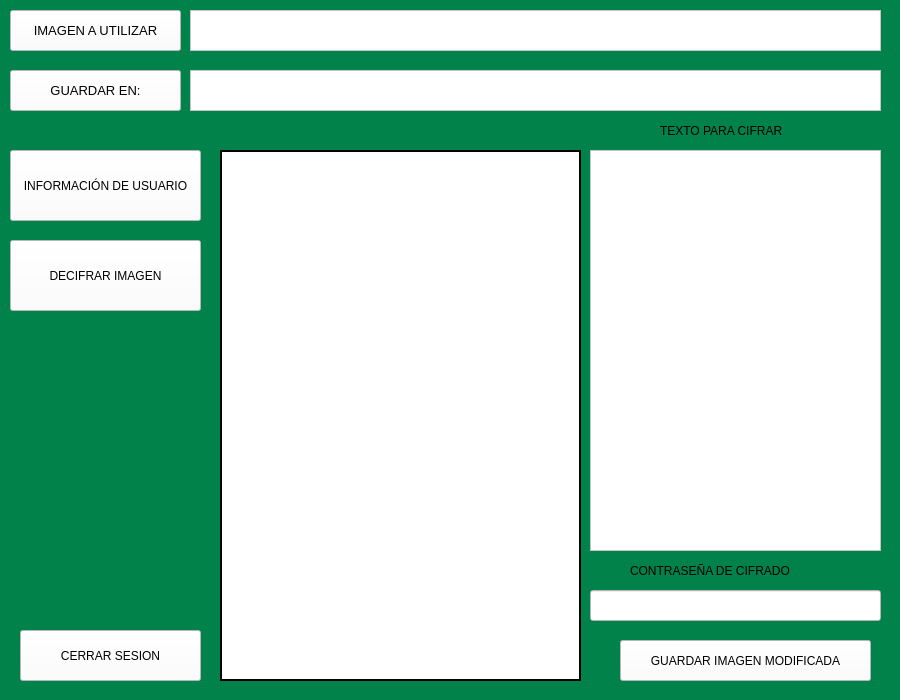
<?xml version="1.0" encoding="UTF-8"?>
<ui version="4.0">
 <class>MainWindow</class>
 <widget class="QMainWindow" name="MainWindow">
  <property name="geometry">
   <rect>
    <x>0</x>
    <y>0</y>
    <width>900</width>
    <height>700</height>
   </rect>
  </property>
  <property name="minimumSize">
   <size>
    <width>900</width>
    <height>700</height>
   </size>
  </property>
  <property name="maximumSize">
   <size>
    <width>900</width>
    <height>700</height>
   </size>
  </property>
  <property name="windowTitle">
   <string>CIFRAR USUARIO</string>
  </property>
  <property name="styleSheet">
   <string notr="true">
background-color: rgb(191, 191, 191);</string>
  </property>
  <widget class="QWidget" name="centralwidget">
   <widget class="QPushButton" name="cerrarsesion">
    <property name="geometry">
     <rect>
      <x>20</x>
      <y>630</y>
      <width>181</width>
      <height>51</height>
     </rect>
    </property>
    <property name="cursor">
     <cursorShape>PointingHandCursor</cursorShape>
    </property>
    <property name="styleSheet">
     <string notr="true">background-color: rgb(255, 255, 255);
font: 10pt &quot;MS Shell Dlg 2&quot;;

</string>
    </property>
    <property name="text">
     <string>CERRAR SESION</string>
    </property>
   </widget>
   <widget class="QPushButton" name="infousuario">
    <property name="geometry">
     <rect>
      <x>10</x>
      <y>150</y>
      <width>191</width>
      <height>71</height>
     </rect>
    </property>
    <property name="font">
     <font>
      <family>MS Shell Dlg 2</family>
      <pointsize>9</pointsize>
      <weight>50</weight>
      <italic>false</italic>
      <bold>false</bold>
     </font>
    </property>
    <property name="cursor">
     <cursorShape>PointingHandCursor</cursorShape>
    </property>
    <property name="styleSheet">
     <string notr="true">
font: 8.5pt &quot;MS Shell Dlg 2&quot;;
background-color: rgb(255, 255, 255);

</string>
    </property>
    <property name="text">
     <string>INFORMACIÓN DE USUARIO</string>
    </property>
   </widget>
   <widget class="QPushButton" name="decifrarimagenusuario">
    <property name="geometry">
     <rect>
      <x>10</x>
      <y>240</y>
      <width>191</width>
      <height>71</height>
     </rect>
    </property>
    <property name="cursor">
     <cursorShape>PointingHandCursor</cursorShape>
    </property>
    <property name="styleSheet">
     <string notr="true">background-color: rgb(255, 255, 255);
font: 10pt &quot;MS Shell Dlg 2&quot;;

</string>
    </property>
    <property name="text">
     <string>DECIFRAR IMAGEN</string>
    </property>
   </widget>
   <widget class="QPushButton" name="anadirarchivo_2">
    <property name="enabled">
     <bool>true</bool>
    </property>
    <property name="geometry">
     <rect>
      <x>10</x>
      <y>70</y>
      <width>171</width>
      <height>41</height>
     </rect>
    </property>
    <property name="font">
     <font>
      <family>MS Shell Dlg 2</family>
      <pointsize>10</pointsize>
      <weight>50</weight>
      <italic>false</italic>
      <bold>false</bold>
      <kerning>true</kerning>
     </font>
    </property>
    <property name="cursor">
     <cursorShape>PointingHandCursor</cursorShape>
    </property>
    <property name="styleSheet">
     <string notr="true">background-color: rgb(255, 255, 255);
font: 10pt &quot;MS Shell Dlg 2&quot;;
</string>
    </property>
    <property name="text">
     <string>GUARDAR EN:</string>
    </property>
   </widget>
   <widget class="QPushButton" name="ocultarmensaje">
    <property name="geometry">
     <rect>
      <x>620</x>
      <y>640</y>
      <width>251</width>
      <height>41</height>
     </rect>
    </property>
    <property name="cursor">
     <cursorShape>PointingHandCursor</cursorShape>
    </property>
    <property name="styleSheet">
     <string notr="true">background-color: rgb(255, 255, 255);
font: 8.5pt &quot;MS Shell Dlg 2&quot;;

</string>
    </property>
    <property name="text">
     <string>GUARDAR IMAGEN MODIFICADA</string>
    </property>
   </widget>
   <widget class="QLabel" name="label_5">
    <property name="geometry">
     <rect>
      <x>660</x>
      <y>120</y>
      <width>181</width>
      <height>21</height>
     </rect>
    </property>
    <property name="styleSheet">
     <string notr="true">font: 10pt &quot;MS Shell Dlg 2&quot;;
background-color:rgb(0, 130, 74)</string>
    </property>
    <property name="text">
     <string>TEXTO PARA CIFRAR</string>
    </property>
   </widget>
   <widget class="QPushButton" name="anadirarchivo">
    <property name="geometry">
     <rect>
      <x>10</x>
      <y>10</y>
      <width>171</width>
      <height>41</height>
     </rect>
    </property>
    <property name="font">
     <font>
      <family>MS Shell Dlg 2</family>
      <pointsize>10</pointsize>
      <weight>50</weight>
      <italic>false</italic>
      <bold>false</bold>
     </font>
    </property>
    <property name="cursor">
     <cursorShape>PointingHandCursor</cursorShape>
    </property>
    <property name="styleSheet">
     <string notr="true">background-color: rgb(255, 255, 255);
font: 10pt &quot;MS Shell Dlg 2&quot;;
</string>
    </property>
    <property name="text">
     <string>IMAGEN A UTILIZAR</string>
    </property>
   </widget>
   <widget class="QLabel" name="imagen">
    <property name="geometry">
     <rect>
      <x>220</x>
      <y>150</y>
      <width>361</width>
      <height>531</height>
     </rect>
    </property>
    <property name="styleSheet">
     <string notr="true">background-color: rgb(255, 255, 255);</string>
    </property>
    <property name="frameShape">
     <enum>QFrame::WinPanel</enum>
    </property>
    <property name="lineWidth">
     <number>1</number>
    </property>
    <property name="midLineWidth">
     <number>0</number>
    </property>
    <property name="text">
     <string/>
    </property>
   </widget>
   <widget class="QTextEdit" name="texto">
    <property name="geometry">
     <rect>
      <x>190</x>
      <y>10</y>
      <width>691</width>
      <height>41</height>
     </rect>
    </property>
    <property name="styleSheet">
     <string notr="true">background-color: rgb(255, 255, 255);</string>
    </property>
    <property name="html">
     <string>&lt;!DOCTYPE HTML PUBLIC &quot;-//W3C//DTD HTML 4.0//EN&quot; &quot;http://www.w3.org/TR/REC-html40/strict.dtd&quot;&gt;
&lt;html&gt;&lt;head&gt;&lt;meta name=&quot;qrichtext&quot; content=&quot;1&quot; /&gt;&lt;style type=&quot;text/css&quot;&gt;
p, li { white-space: pre-wrap; }
&lt;/style&gt;&lt;/head&gt;&lt;body style=&quot; font-family:'MS Shell Dlg 2'; font-size:7.8pt; font-weight:400; font-style:normal;&quot;&gt;
&lt;p style=&quot;-qt-paragraph-type:empty; margin-top:0px; margin-bottom:0px; margin-left:0px; margin-right:0px; -qt-block-indent:0; text-indent:0px;&quot;&gt;&lt;br /&gt;&lt;/p&gt;&lt;/body&gt;&lt;/html&gt;</string>
    </property>
   </widget>
   <widget class="QTextEdit" name="ruta_salida">
    <property name="geometry">
     <rect>
      <x>190</x>
      <y>70</y>
      <width>691</width>
      <height>41</height>
     </rect>
    </property>
    <property name="styleSheet">
     <string notr="true">background-color: rgb(255, 255, 255);</string>
    </property>
    <property name="html">
     <string>&lt;!DOCTYPE HTML PUBLIC &quot;-//W3C//DTD HTML 4.0//EN&quot; &quot;http://www.w3.org/TR/REC-html40/strict.dtd&quot;&gt;
&lt;html&gt;&lt;head&gt;&lt;meta name=&quot;qrichtext&quot; content=&quot;1&quot; /&gt;&lt;style type=&quot;text/css&quot;&gt;
p, li { white-space: pre-wrap; }
&lt;/style&gt;&lt;/head&gt;&lt;body style=&quot; font-family:'MS Shell Dlg 2'; font-size:7.8pt; font-weight:400; font-style:normal;&quot;&gt;
&lt;p style=&quot;-qt-paragraph-type:empty; margin-top:0px; margin-bottom:0px; margin-left:0px; margin-right:0px; -qt-block-indent:0; text-indent:0px;&quot;&gt;&lt;br /&gt;&lt;/p&gt;&lt;/body&gt;&lt;/html&gt;</string>
    </property>
   </widget>
   <widget class="QFrame" name="frame">
    <property name="enabled">
     <bool>true</bool>
    </property>
    <property name="geometry">
     <rect>
      <x>-30</x>
      <y>-10</y>
      <width>951</width>
      <height>781</height>
     </rect>
    </property>
    <property name="font">
     <font>
      <pointsize>10</pointsize>
      <weight>75</weight>
      <bold>true</bold>
     </font>
    </property>
    <property name="styleSheet">
     <string notr="true">background-color:rgb(0, 130, 74)</string>
    </property>
    <property name="frameShape">
     <enum>QFrame::StyledPanel</enum>
    </property>
    <property name="frameShadow">
     <enum>QFrame::Raised</enum>
    </property>
    <widget class="QTextEdit" name="mensaje">
     <property name="geometry">
      <rect>
       <x>620</x>
       <y>160</y>
       <width>291</width>
       <height>401</height>
      </rect>
     </property>
     <property name="styleSheet">
      <string notr="true">background-color: rgb(255, 255, 255);</string>
     </property>
    </widget>
    <widget class="QLabel" name="label_6">
     <property name="geometry">
      <rect>
       <x>660</x>
       <y>570</y>
       <width>231</width>
       <height>21</height>
      </rect>
     </property>
     <property name="styleSheet">
      <string notr="true">font: 10pt &quot;MS Shell Dlg 2&quot;;
background-color:rgb(0, 130, 74)</string>
     </property>
     <property name="text">
      <string>CONTRASEÑA DE CIFRADO</string>
     </property>
    </widget>
    <widget class="QLineEdit" name="contrasena">
     <property name="geometry">
      <rect>
       <x>620</x>
       <y>600</y>
       <width>291</width>
       <height>31</height>
      </rect>
     </property>
     <property name="styleSheet">
      <string notr="true">background-color: rgb(255, 255, 255);</string>
     </property>
    </widget>
   </widget>
   <zorder>frame</zorder>
   <zorder>cerrarsesion</zorder>
   <zorder>infousuario</zorder>
   <zorder>decifrarimagenusuario</zorder>
   <zorder>anadirarchivo_2</zorder>
   <zorder>ocultarmensaje</zorder>
   <zorder>label_5</zorder>
   <zorder>anadirarchivo</zorder>
   <zorder>imagen</zorder>
   <zorder>texto</zorder>
   <zorder>ruta_salida</zorder>
  </widget>
 </widget>
 <resources/>
 <connections/>
</ui>
